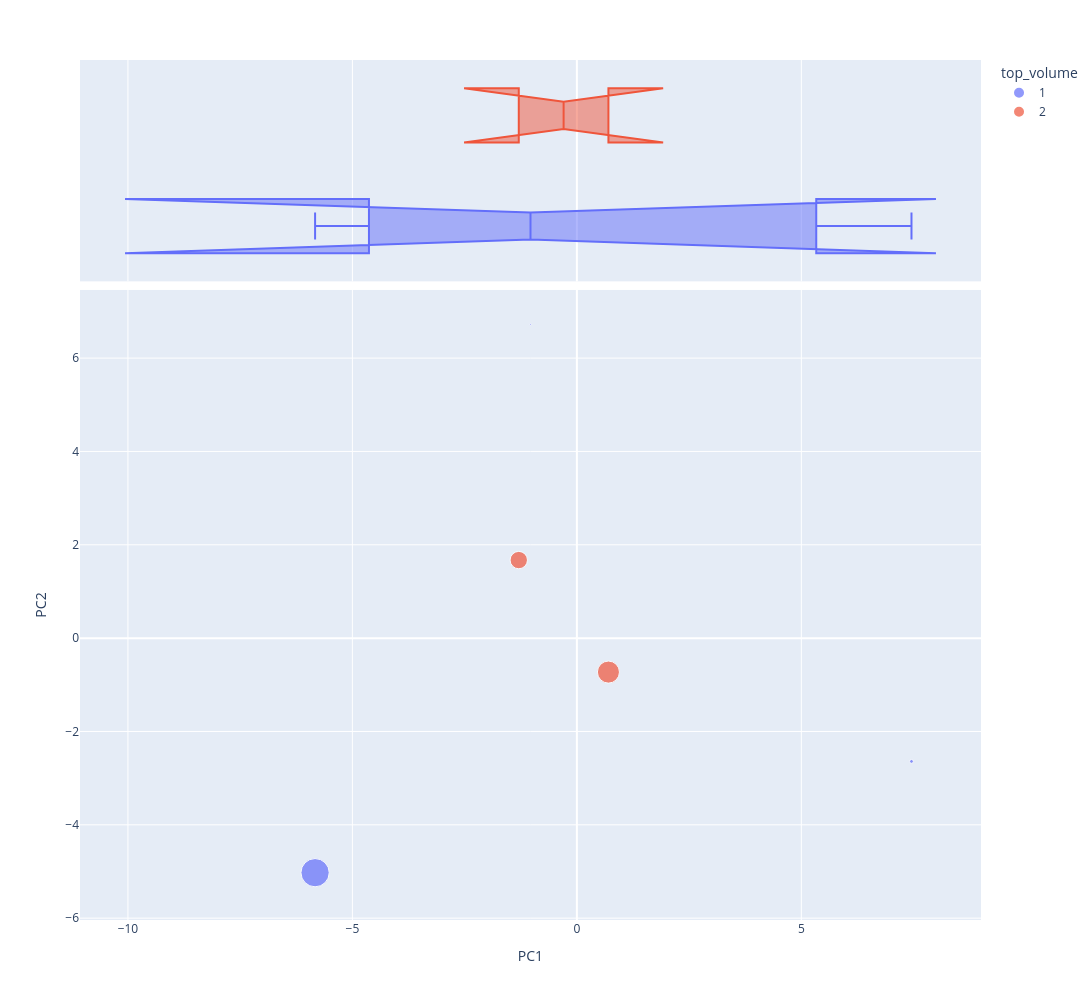

The cell this chart's notebook holds for it:
### Code cell
vis_pcs(1,2,TCM)

### Figure 1 — Plotly figure (JSON) as saved in the notebook; plotly's stock layout.template omitted (floating-point values rounded to 4 significant figures)
{"data": [{"hovertemplate": "top_volume=1<br>PC1=%{x}<br>PC2=%{y}<br>size=%{marker.size}<extra></extra>", "legendgroup": "1", "marker": {"color": "#636efa", "size": [0.01422, 0.07178, 3.925], "sizemode": "area", "sizeref": 0.009813, "symbol": "circle"}, "mode": "markers", "name": "1", "orientation": "v", "showlegend": true, "type": "scatter", "x": [-1.033, 7.454, -5.831], "xaxis": "x", "y": [6.721, -2.641, -5.026], "yaxis": "y"}, {"alignmentgroup": "True", "hovertemplate": "top_volume=1<br>PC1=%{x}<extra></extra>", "legendgroup": "1", "marker": {"color": "#636efa", "symbol": "circle"}, "name": "1", "notched": true, "offsetgroup": "1", "showlegend": false, "type": "box", "x": [-1.033, 7.454, -5.831], "xaxis": "x2", "yaxis": "y2"}, {"hovertemplate": "top_volume=2<br>PC1=%{x}<br>PC2=%{y}<br>size=%{marker.size}<extra></extra>", "legendgroup": "2", "marker": {"color": "#EF553B", "size": [1.481, 2.387], "sizemode": "area", "sizeref": 0.009813, "symbol": "circle"}, "mode": "markers", "name": "2", "orientation": "v", "showlegend": true, "type": "scatter", "x": [-1.294, 0.7033], "xaxis": "x", "y": [1.673, -0.7272], "yaxis": "y"}, {"alignmentgroup": "True", "hovertemplate": "top_volume=2<br>PC1=%{x}<extra></extra>", "legendgroup": "2", "marker": {"color": "#EF553B", "symbol": "circle"}, "name": "2", "notched": true, "offsetgroup": "2", "showlegend": false, "type": "box", "x": [-1.294, 0.7033], "xaxis": "x2", "yaxis": "y2"}], "layout": {"height": 1000, "legend": {"itemsizing": "constant", "title": {"text": "top_volume"}, "tracegroupgap": 0}, "margin": {"t": 60}, "width": 1200, "xaxis": {"anchor": "y", "domain": [0, 1], "title": {"text": "PC1"}}, "xaxis2": {"anchor": "y2", "domain": [0, 1], "matches": "x", "showgrid": true, "showticklabels": false}, "yaxis": {"anchor": "x", "domain": [0, 0.7326], "title": {"text": "PC2"}}, "yaxis2": {"anchor": "x2", "domain": [0.7426, 1], "matches": "y2", "showgrid": false, "showline": false, "showticklabels": false, "ticks": ""}}}
